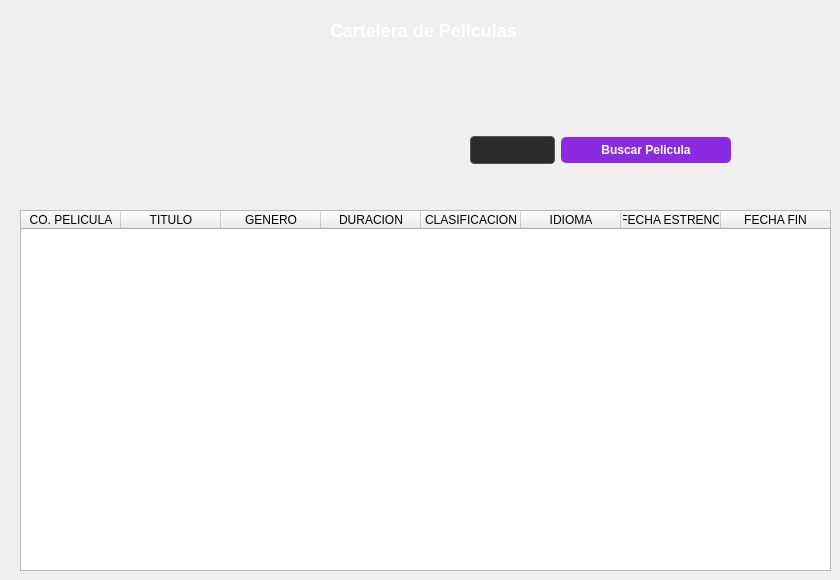
        <widget class="QWidget" name="tab">
         <attribute name="title">
          <string>Taquilla</string>
         </attribute>
         <widget class="QTableWidget" name="tablaTaquilla">
          <property name="geometry">
           <rect>
            <x>20</x>
            <y>210</y>
            <width>811</width>
            <height>361</height>
           </rect>
          </property>
          <attribute name="horizontalHeaderStretchLastSection">
           <bool>true</bool>
          </attribute>
          <column>
           <property name="text">
            <string>CO. PELICULA</string>
           </property>
          </column>
          <column>
           <property name="text">
            <string>TITULO</string>
           </property>
          </column>
          <column>
           <property name="text">
            <string>GENERO</string>
           </property>
          </column>
          <column>
           <property name="text">
            <string>DURACION</string>
           </property>
          </column>
          <column>
           <property name="text">
            <string>CLASIFICACION</string>
           </property>
          </column>
          <column>
           <property name="text">
            <string>IDIOMA</string>
           </property>
          </column>
          <column>
           <property name="text">
            <string>FECHA ESTRENO</string>
           </property>
          </column>
          <column>
           <property name="text">
            <string>FECHA FIN</string>
           </property>
          </column>
         </widget>
         <widget class="QLabel" name="label_28">
          <property name="geometry">
           <rect>
            <x>100</x>
            <y>10</y>
            <width>201</width>
            <height>191</height>
           </rect>
          </property>
          <property name="text">
           <string/>
          </property>
          <property name="pixmap">
           <pixmap resource="images.qrc">:/imgTaquilla.png</pixmap>
          </property>
          <property name="scaledContents">
           <bool>true</bool>
          </property>
         </widget>
         <widget class="QWidget" name="horizontalLayoutWidget_4">
          <property name="geometry">
           <rect>
            <x>370</x>
            <y>110</y>
            <width>361</width>
            <height>80</height>
           </rect>
          </property>
          <layout class="QHBoxLayout" name="horizontalLayout_4" stretch="0,1,2">
           <item>
            <widget class="QLabel" name="label_24">
             <property name="styleSheet">
              <string notr="true">QLabel {
    color: #f0f0f0; /* Un blanco/gris muy claro para no cansar la vista */
    font-family: &quot;Segoe UI&quot;, Helvetica, Arial, sans-serif; /* Tipografía moderna y limpia */
    font-size: 13px; /* Tamaño estándar legible */
    background-color: transparent; /* Transparente para que se vea tu fondo oscuro */
    border: none;
}</string>
             </property>
             <property name="text">
              <string>Codigo Pelicula:</string>
             </property>
            </widget>
           </item>
           <item>
            <widget class="QLineEdit" name="txtBuscarCodigo">
             <property name="styleSheet">
              <string notr="true">QLineEdit {
    background-color: #2b2b2b;
    color: white;
    border: 1px solid #555555;
    border-radius: 4px;
    padding: 5px;
}

/* Efecto cuando haces clic para escribir adentro */
QLineEdit:focus {
    border: 1px solid #0984e3; /* El borde se pone azul para indicar que está activo */
    background-color: #333333; /* El fondo se aclara un poco */
}</string>
             </property>
            </widget>
           </item>
           <item>
            <widget class="QPushButton" name="btnBuscarPelicula">
             <property name="styleSheet">
              <string notr="true">QPushButton {
    background-color: #8A2BE2;
    color: white;
    border-radius: 5px;
    padding: 6px;
    font-weight: bold;
}
QPushButton:hover {
    background-color: #0f5091; 
}</string>
             </property>
             <property name="text">
              <string>Buscar Pelicula</string>
             </property>
            </widget>
           </item>
          </layout>
         </widget>
         <widget class="QLabel" name="label_42">
          <property name="geometry">
           <rect>
            <x>330</x>
            <y>20</y>
            <width>201</width>
            <height>21</height>
           </rect>
          </property>
          <property name="styleSheet">
           <string notr="true">QLabel {
    color: #ffffff; /* Blanco puro para destacar más */
    font-size: 18px; /* Tamaño de letra más grande */
    font-weight: bold; /* Negrita */
}</string>
          </property>
          <property name="text">
           <string>Cartelera de Películas</string>
          </property>
         </widget>
        </widget>
